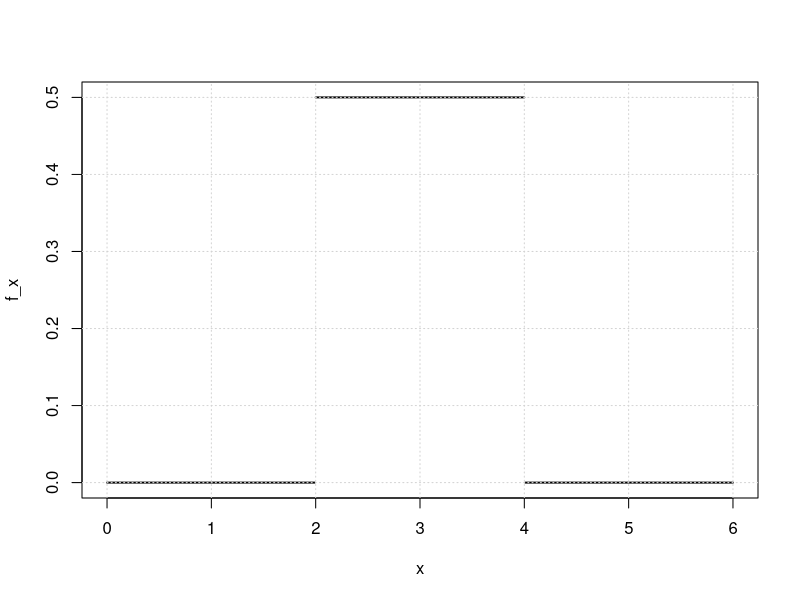
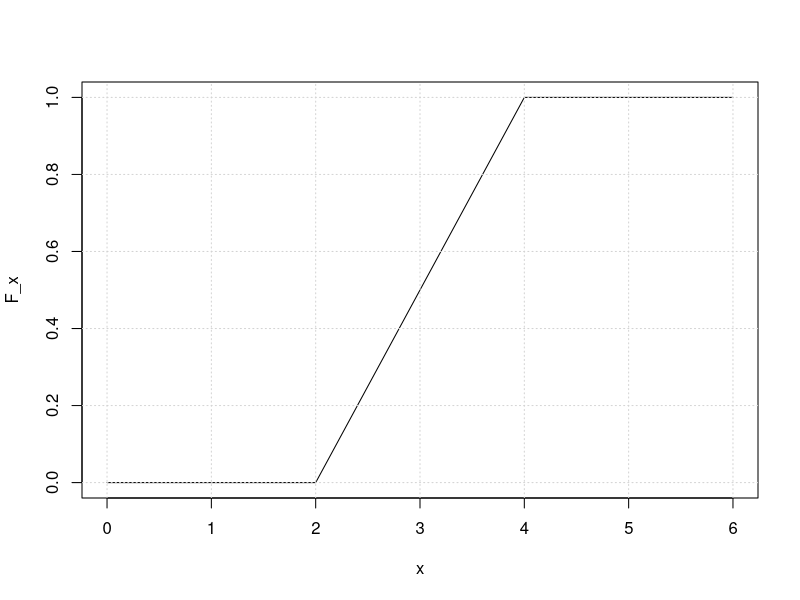
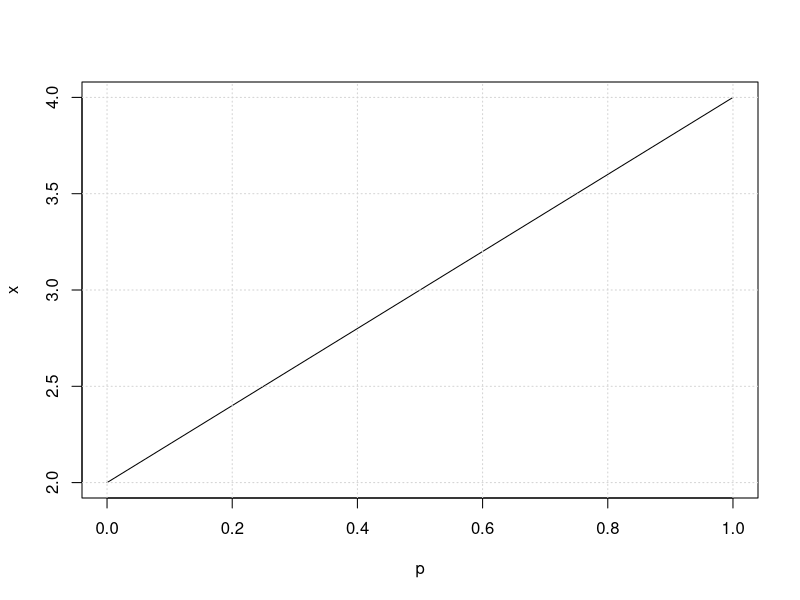
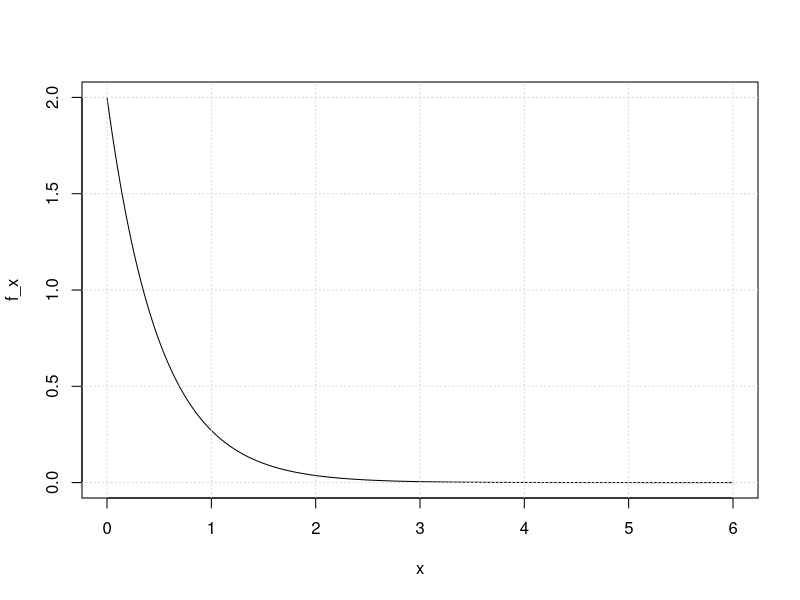
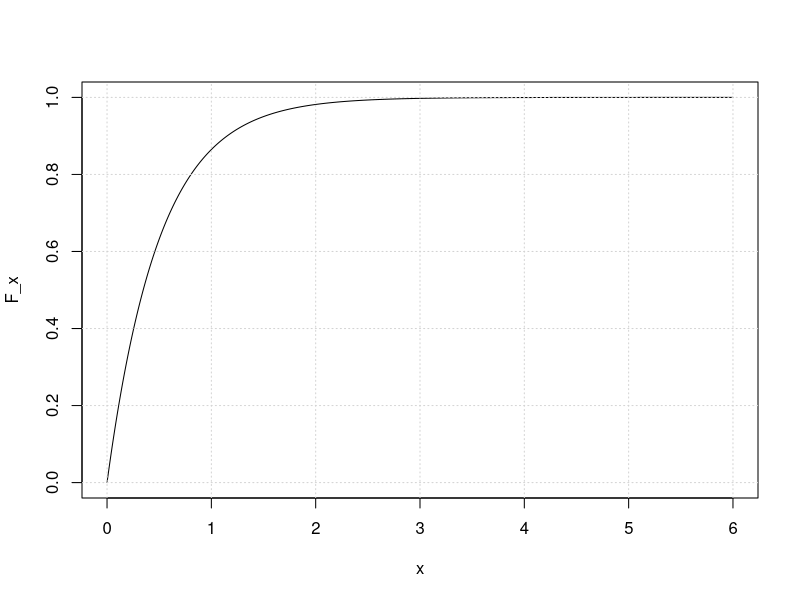
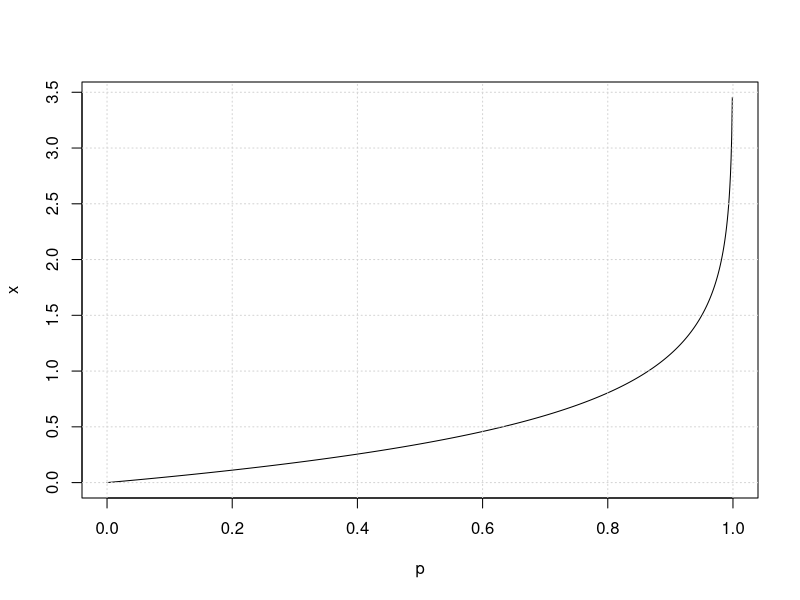
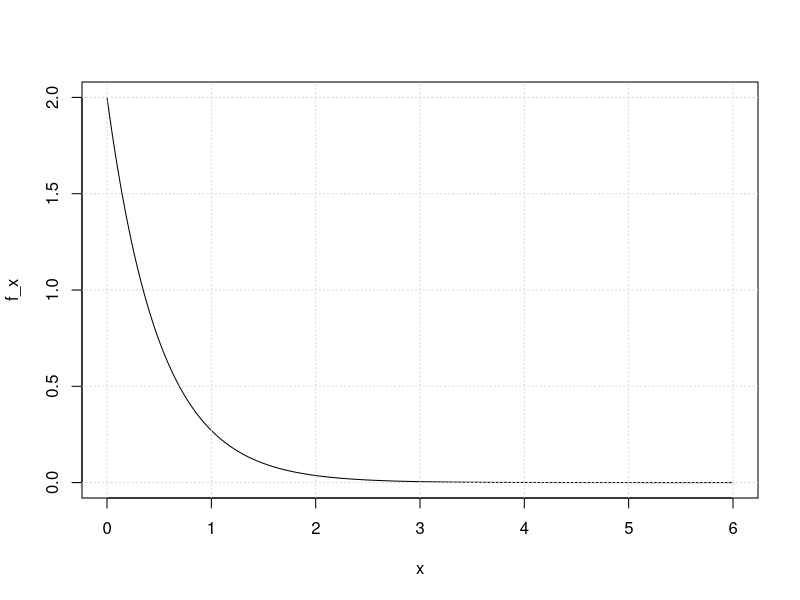
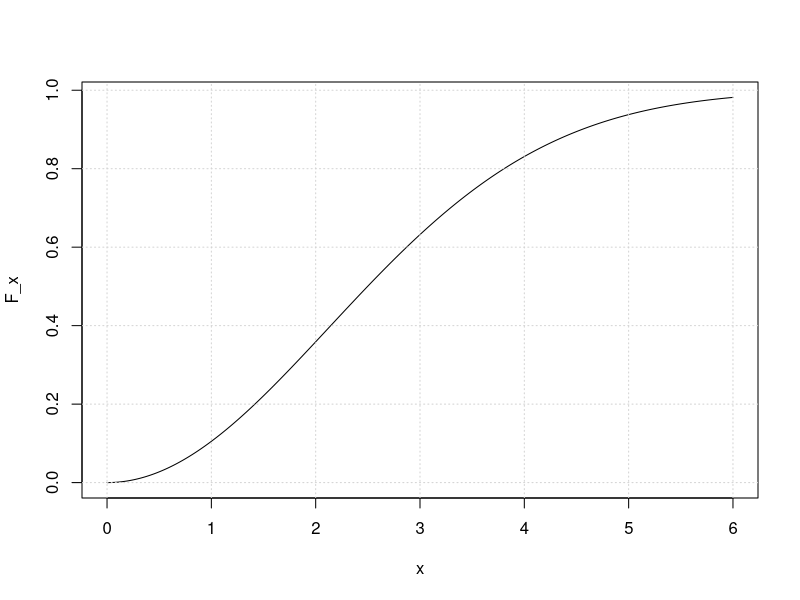

These charts were generated, in order, by the following R code:
# ......................................................................................
# ..........Exercise 6 - Selected distributions of a continuous random variable.........
# ......................................................................................
# ......................................................................................

# If text does not display correctly, set File \Reopen with Encoding ... to UTF-8 
# Use CTRL + SHIFT + O to display the contents of the script 
# Use CTRL + ENTER to run commands on a single line 

#  Overview of distributions and their functions ####
#  
# * Introduction: Probability Density, Distribution Function and Quantile Function ####
#  
# ** Probability density ####
#  
# - starts with the letter **d**: p=d...(x,...)
#  
# ** Distribution function ####
#  
# - starts with the letter **p**: $p = P(X < x)$:p=p...(x,...)
#  
# ** Quantile function ####
#  
# - starts with the letter **q**: find x for the given p: $p = F(x) \rightarrow x =
# F^{-1}(p)$: x=q...(p,...)
#  


# * Uniform distribution: $X \sim U(a, b)$ ####
#  
# - the random variable takes on only values greater than a and less than b
#  
# - all values have the same occurrence density ->the probability density is constant
# between a and b, elsewhere zero
#  


# Probability density f(x)
a = 2   # from where
b = 4   # up to
x = 3   
dunif(x, a, b)

# we plot the probability density
x = seq(from = 0, to = 6, by = 0.01)
f_x = dunif(x, a, b)
plot(x, f_x, cex = 0.1) # cex is the size of the markers
grid()

# Distribution function F(x)=P(X<x)
a = 2   # from where
b = 4   # where
x = 3   
punif(x, a, b)

# let's draw the Distribution function
x = seq(from = 0, to = 6, by = 0.01)
F_x = punif(x, a, b)
plot(x, F_x, type = 'l')
grid()

# quantile function F ^(- 1)(p)=x: P(X<x)=p
a = 2   # from where
b = 4   # where
p = 0.75   
qunif(p, a, b)

# plot - quantile function F ^(- 1)(p)=x
p = seq(from=0, to=1, by=0.01)   
x = qunif(p, a, b)
plot(p, x, type = 'l')
grid()

# * Exponential distribution: $X \sim Exp(\lambda)$ ####
#  
# - time to 1st event, time between events(only in the period of stable life - Poisson
# process)
#  
# - the parameter $\lambda$ is the same as in the Poisson distribution
#  
# - the mean value is: $E(X)=1 / \lambda$
#  


# Probability density f(x)
lambda = 2
x = 1
dexp(x, lambda)

# we plot the probability density
x = seq(from = 0, to = 6, by = 0.01)
f_x = dexp(x, lambda)
plot(x, f_x, type='l')
grid()

# Distribution function F(x)=P(X<x)
lambda = 2
x = 1
pexp(x, lambda)

# let's draw the Distribution function
x = seq(from = 0, to = 6, by = 0.01)
F_x = pexp(x, lambda)
plot(x, F_x, type = 'l')
grid()

# quantile function F ^(- 1)(p)=x: P(X<x)=p
lambda = 2
p = 0.5 
qexp(p, a, b)

# plot - quantile function F ^(- 1)(p)=x
p = seq(from=0, to=1, by=0.001)   
x = qexp(p, lambda)
plot(p, x, type = 'l')
grid()

# * Weibull distribution: $X \sim W(\theta,\beta)$ ####
#  
# - time until the 1st event(faults)(suitable choice of β allows use in any period of
# fault intensity)
#  
# - extension of exponential distribution Exp(λ)=W(Θ=1/λ, β=1)
#  


# Probability density f(x)
theta = 1/2 # equivalent of 1/lambda in exp. distribution
beta = 1  # beta=1 ->exponential distribution
x = 5
dweibull(x,shape=beta, scale=theta)

# we plot the probability density
x = seq(from = 0, to = 6, by = 0.01)
f_x = dweibull(x,shape=beta, scale=theta)
plot(x, f_x, type='l')
grid()

# Distribution function F(x)=P(X<x)
theta = 3 # equivalent of 1/lambda in exp. distribution
beta = 2  # beta=1 ->exponential distribution
x = 5
pweibull(x,shape=beta, scale=theta)

# we draw the Distribution function
x = seq(from = 0, to = 6, by = 0.01)
F_x = pweibull(x,shape=beta, scale=theta)
plot(x, F_x, type = 'l')
grid()

# quantile function F ^(- 1)(p)=x: P(X<x)=p
theta = 3 # equivalent of 1/lambda in exp. distribution
beta = 2  # beta=1 ->exponential distribution
p = 0.5
qweibull(p,shape=beta, scale=theta)

# plot - quantile function F ^(- 1)(p)=x
p = seq(from=0, to=1, by=0.01)   
x = qweibull(p,shape=beta, scale=theta)
plot(p, x, type = 'l')
grid()

# * Normal distribution: $X \sim N(\mu,\sigma^2)$ ####
#  
# - distribution modeling eg. measurement errors, sum/average behavior of many other
# random variables
#  
# - viz. Central limit theorem
#  
# - $\mu$ is the average distribution value: $E(X)=\mu$
#  
# - $\sigma$ is the directly standard deviation of the distribution: $D(X)=\sigma^2$
#  
# - with parameters $\mu=0,\sigma=1$ is called normalized Normal distribution
#  


# Probability density f(x)
mu = 2
sigma = 3
x = 4
dnorm(x, mean=mu, sd=sigma)

# we plot the probability density
x = seq(from = -5, to = 10, by = 0.01)
f_x = dnorm(x, mean=mu, sd=sigma)
plot(x, f_x, type='l')
grid()

# Distribution function F(x)=P(X<x)
mu = 2
sigma = 3
x = 4
pnorm(x, mean=mu, sd=sigma)

# let's draw the Distribution function
x = seq(from = -5, to = 10, by = 0.01)
F_x = pnorm(x, mean=mu, sd=sigma)
plot(x, F_x, type = 'l')
grid()

# quantile function F ^(- 1)(p)=x: P(X<x)=p
mu = 2
sigma = 3
p = 0.5
qnorm(p, mean=mu, sd=sigma)

# plot - quantile function F ^(- 1)(p)=x
p = seq(from=0, to=1, by=0.01)   
x = qnorm(p, mean=mu, sd=sigma)
plot(p, x, type = 'l')
grid()

#  Examples ####
#  


# * Example 1. ####
#  
# Height in the population of boys aged 3.5-4 years has a normal distribution with a
# mean value of 102 cm and a standard deviation of 4.5 cm. Determine what percentage of
# boys at that age are less than or equal to 93 cm in height.
#  


# X... height of boys aged 3.5 to 4 years(cm)
# X~N(mu=102, sd=4.5)

mu = 102
sigma = 4.5

# P(X<=93)=F(93)
pnorm(93, mean=mu, sd=sigma) 

# * Example 2. ####
#  
# The average life of a machine part is 30,000 hours. Assume that the component is in a
# period of stable life. Specify:
#  


# X... component life(h)
# X~Exp(lambda), where E(X)=1/lambda

lambda = 1/30000

# ** a) ####
#  
# probability that the component will not last more than 2,000 hours,
#  


# a) P(X<2000)=F(2000)
pexp(2000, lambda)

# ** b) ####
#  
# probability that the component will last more than 35,000 hours,
#  


# b) P(X>35000)=1-F(35000)
1 - pexp(35000, lambda)

# ** c) ####
#  
# time until 95% of the components fail.
#  


# c) P(X<t)=0.95 ->F(t)=0.95 ->t… 95% quantile
qexp(0.95, lambda)

# * Example 3. ####
#  
# The production facility fails on average once every 2000 hours. The quantity Y
# representing the time before the fault has an exponential distribution. Determine the
# time T0 so that the probability that the device will run longer than T0 is 0.99.
#  


# X... fault waiting time(h)
# X~Exp(lambda), where E(X)=1/lambda
lambda = 1/2000

# P(X>t)=0.99 ->1-F(t)=0.99 ->F(t)=0.01 ->t… 1% quant.
qexp(0.01, lambda)

# * Example 4. ####
#  
# The measurement results are corrupted only with a normally distributed error with zero
# mean and a standard deviation of 3 mm. What is the probability that there will be an
# error in the interval(0 mm; 2.4 mm) at least once in 3 measurements?
#  


# Y measurement error size(mm)
# Y~N(mu=0, sigma=3)

mu = 0
sigma = 3

# pp… true that the measurement error will be in int. 0.0-2.4mm
pp = pnorm(2.4,mean=mu,sd=sigma) - pnorm(0,mean=mu,sd=sigma)
pp

# X… number of measurement errors in int. 0 mm -2.4 mm in 3 measures.
# X~Bi(n=3, p=pp)
n = 3
p = pp

# P(X>=1)=1-P(X=0)
1 - dbinom(0, n, p)

# * Example 5. ####
#  
# An average of 25 users per hour log on to a large computer network. Determine the
# probability that:
#  
# ** a) ####
#  
# no one logs in during 14:30 - 14:36,
#  


# X… number of users logged in in 6 minutes
# X~Po(lt=2.5)

lambda = 25/60
t = 6
lt = lambda*t

# P(X=0)
dpois(0, lt)

# ** b) ####
#  
# 2-3 minutes will elapse before the next login.
#  


# Y… time until next login
# Y~Exp(lambda=25/60), where E(X)=1/lambda
lambda = 25/60 

# P(2<Y<3)=F(3) -F(2)
pexp(3, lambda) - pexp(2, lambda)

# ** c) ####
#  
# Specify the maximum length of the time interval so that the probability that no one
# will log in is at least 0.90.
#  


# P(Y>t)=0.90 ->1-F(t)=0.90 ->F(t)=0.10 ->t… 10% kv.

qexp(0.10, lambda)*60

# * Example 6. ####
#  
# The random variable X has a normal distribution N(µ; σ). Specify:
#  
# ** a) ####
#  
# P(µ - 2σ<X<µ + 2σ),
#  


# P(µ - 2σ<X<µ + 2σ)=F(µ + 2σ) - F(µ - 2σ)
# X~N(µ, σ)
# it doesn't matter what values we choose
mu = -105.5447 
sigma = 2.654

pnorm(mu + 2*sigma, mean=mu, sd=sigma) - 
pnorm(mu - 2*sigma, mean=mu, sd=sigma)

# ** b) ####
#  
# smallest k ∈ Z, so that P(µ - kσ<X<µ + kσ)>0.99.
#  


# normal distribution is symmetric
# P(µ - kσ<X<µ + kσ)=
# 1 -(P(X<µ - kσ) + P(X>µ + kσ))=
# 1 - 2 * P(X>µ + kσ)=0.99 ->P(X>µ + kσ)=0.005
# ->P(X<µ + kσ)=0.995

# x=µ + kσ
x = qnorm(0.995, mean=mu, sd=sigma)
(x - mu)/sigma

for(k in 1:5){
    p = pnorm(mu + k*sigma, mean=mu, sd=sigma) - 
        pnorm(mu - k*sigma, mean=mu, sd=sigma)
    print(paste0(k,":",p))
}

# * Example 7. ####
#  
# An accompanying film about the life of the author of the exhibited works is screened
# on a tour of the exhibition. His screening begins every 20 minutes. Determine the
# probability that if you come to the screening room at random time (and you have no
# clue about screening shedule),
#  


# Y… time until the start of the next projection
# Y~Ro(a=0, b=20)

a = 0
b = 20

# ** a) ####
#  
# you won't have to wait more than 5 minutes for the movie to start,
#  


# P(X<5)
punif(5, a, b)

# ** b) ####
#  
# you will wait between 5 and 10 minutes,
#  


# P(5<X<10)
punif(10, a, b) - punif(5, a, b)

# ** c) ####
#  
# mean and standard deviation of the waiting time for the beginning of the movie.
#  


E_X = (a + b)/2
E_X

D_X = (a - b)^2/12
D_X

sigma_X = sqrt(D_X)
sigma_X

# * Example 8. ####
#  
# During quality control, we only accept the part if its dimension is in the range of
# 26-27 mm. The dimensions of the components have a normal distribution with a mean
# value of 26.4 mm and a standard deviation of 0.2 mm. What is the probability that the
# size of the part randomly selected for inspection will be within the required limits?
#  


# X... part size(mm)
# X~N(mu=26.4, sigma=0.2)

mu = 26.4
sigma = 0.2

# P(26<X<27)=F(27) -F(26)
pnorm(27, mean=mu, sd=sigma) - pnorm(26, mean=mu, sd=sigma)

# * Example 9. ####
#  
# The length of jumps of the athlete Jakub measured in cm has a normal distribution
# N(µ1; σ1), where µ1=690 and σ1=10. The length of jumps of the athlete Aleš measured in
# cm also has a normal distribution N(µ2; σ2), where µ2=705 and σ2=15. The one who jumps
# more than 700 cm from two jumps at least once qualifies for the races.
#  


# SJ... length of Jakub's jump
# SJ~N(mu=690, sigma=10)
mu_J = 690
sigma_J = 10

# SA Ale Aleš's jump length
# SA~N(mu=705, sigma=15)
mu_A = 705
sigma_A = 15

# J... Jakub's jump is successful(longer than 700 cm)
# And... Aleš's jump is successful(longer than 700 cm)

# P(J)=P(SJ>700)=1-F(700)
P.J = 1-pnorm(700,mean=mu_J,sd=sigma_J)
P.J

# P(A)=P(SA>700)=1-F(700)
P.A = 1-pnorm(700,mean=mu_A, sd=sigma_A)
P.A

# KJ… Jakub qualifies for races,
# P(KJ)=1-(1-P(J))(1-P(J))
P.KJ=1-(1-P.J)*(1-P.J)
P.KJ

# KA… Aleš qualifies for races,
# P(KA)=1-(1-P(A))(1-P(A))
P.KA=1-(1-P.A)*(1-P.A)
P.KA

# ** a) ####
#  
# How likely are they both to qualify for the race?
#  


# ada)
P.KJ*P.KA

# ** b) ####
#  
# With what probability does Aleš qualify, but Jakub does not?
#  


# adb)
(1-P.KJ)*P.KA



